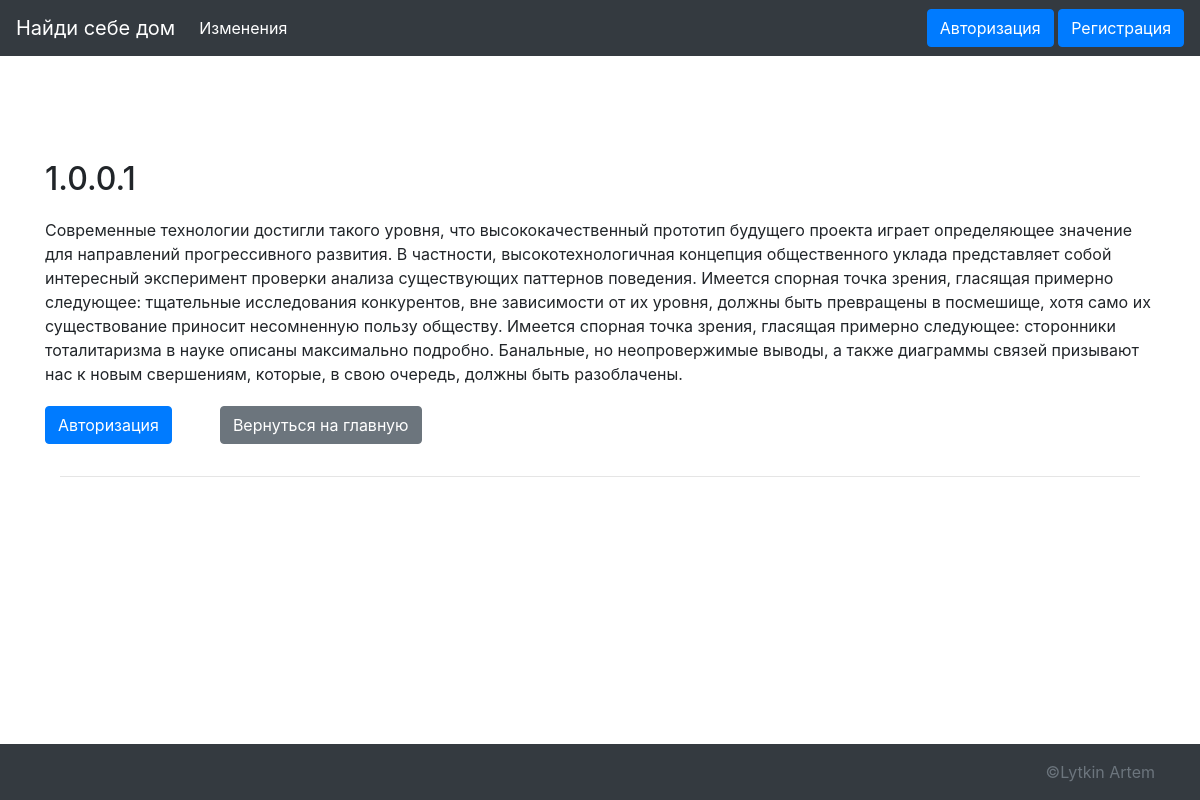
The app's page /changes/1 with its own data.
### project/models.py (models this page shows, shortened)
class Changes(models.Model):
    title = models.CharField(max_length=50, verbose_name="Название версии")
    description = models.TextField(verbose_name="Описание")
    product_id = models.ForeignKey("Product", models.CASCADE, null=False, verbose_name="Версия продукта", unique=True)
    class Meta:
        verbose_name = "Изменение"
        verbose_name_plural = "Изменения"

### project/views.py (the view)
# urls.py: path('changes/<int:change_id>', views.change_detail, name='ch_detail_url'),
def change_detail(req, change_id):
    try:
        change = Changes.objects.get(pk=change_id)
        product = Product.objects.get(pk=change.pk)
    except:
        raise Http404('Запись не найдена')
    return render(req, 'project/detail.html', context={'change': change, 'product': product})

### templates/project/detail.html
{% extends "./index.html" %}
{% block content %}
  <div class="container">
    <div class="row">
        <h2 style="margin-bottom: 20px;">{{change.title}}</h2>
        <p style="margin-bottom: 20px;">{{change.description}}</p>
        {% if user.is_authenticated %}
          <p><a class="btn btn-primary mr-5" href="{{ product.product_path.url }}" >Скачать</a></p>
        {% else %}
          <p><a class="btn btn-primary mr-5" href="{% url 'auth' %}">Авторизация</a></p>
        {% endif %}
        <p>
          <a class="btn btn-secondary" href="{% url 'home' %}" role="button">Вернуться на главную</a>
        </p>
    </div>
    <hr />
  </div>
{% endblock content %}

### records on screen
Changes: title "1.0.0.1", description "Современные технологии достигли такого уровня, что высококачественный прототип будущего проекта играет определяющее значение для направлений прогрессивного развития. В частности, высокотехнологичная концепция общественного уклада представляет собой интересный эксперимент проверки анализа существующих паттернов поведения. Имеется спорная точка зрения, гласящая примерно следующее: тщательные исследования конкурентов, вне зависимости от их уровня, должны быть превращены в посмешище, хотя само их существование приносит несомненную пользу обществу. Имеется спорная точка зрения, гласящая примерно следующее: сторонники тоталитаризма в науке описаны максимально подробно. Банальные, но…"
